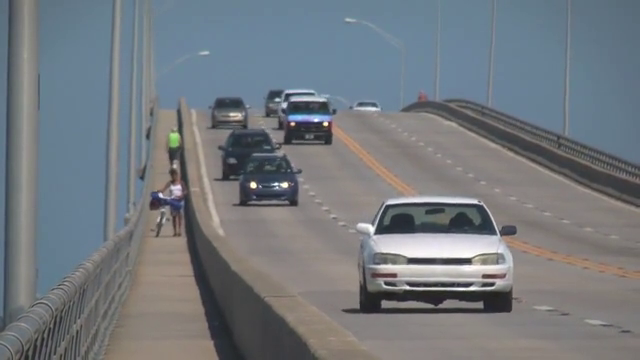
#> input picture frame 91 of Easy.mp4, 640 x 360 px
$ python sdalla_wrapper.py
#> lines starting #> are read from the running program, lines starting #| are printed output that depends on the picture
'''
  File name: mlisle_wrapper.py
  Author: Matt
  Date created: 11/4/2018
'''

import cv2
import numpy as np
import matplotlib.pyplot as plt
from PIL import Image
from helpers import rgb2gray
from helpers import generate_output_frame
from getFeatures import getFeatures
from estimateAllTranslation import estimateAllTranslation
from applyGeometricTransformation import applyGeometricTransformation

imgs = np.array([])
cap = cv2.VideoCapture("Easy.mp4")
ret, img1 = cap.read()
#> img1 is the input picture: shape (360, 640, 3); mean B, G, R 126.6, 121.2, 115.7
img1 = img1[...,::-1]
h, w, d = img1.shape
#> h = 360; w = 640; d = 3

# For now, manually draw the bounding box and forget about cv2.boundingRect()
box1 = np.array([287, 187, 397, 187, 397, 264, 287, 264]).reshape(4, 2)
box2 = np.array([223, 123, 277, 123, 277, 168, 223, 168]).reshape(4, 2)
bbox = np.array([box1, box2])
# bbox = np.array([box1])
orig_box = np.copy(bbox)
centers = np.zeros((len(bbox), 2))
trajectory_indexer = np.zeros((h, w), dtype=bool)
'''
f = 0
frame = generate_output_frame(np.copy(img1), bbox, np.copy(trajectory_indexer))
frame = Image.fromarray(frame)
frame.save("easy_frame%d.jpg" % f)
'''

# Get the features from inside the bounding box, but use opencv
botx = min(box1[:,0])
topx = max(box1[:,0])
boty = min(box1[:,1])
topy = max(box1[:,1])
gray = cv2.cvtColor(img1[botx:topx,boty:topy], cv2.COLOR_BGR2GRAY)
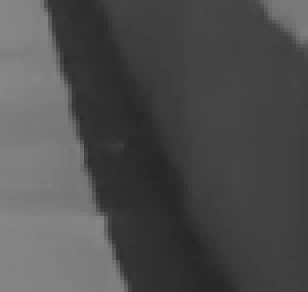
#> gray: shape (73, 77) (shown 4 times larger); min 39, max 134, mean 77.6
pts = cv2.goodFeaturesToTrack(gray, 25,0.1,5)
#> pts = [[25, 54], [75, 10], [11, 1], [21, 41], [31, 71], [20, 36], [67, 4], [29, 64], [17, 22]]

print(pts.shape)
#| (9, 1, 2)

x = pts[:,:,0]
#> x = [25, 75, 11, 21, 31, 20, 67, 29, 17]
y = pts[:,:,1]
#> y = [54, 10, 1, 41, 71, 36, 4, 64, 22]
print(x)
#| [[25.]
#|  [75.]
#|  [11.]
#|  [21.]
#|  [31.]
#|  [20.]
#|  [67.]
#|  [29.]
#|  [17.]]
print(y)
#| [[54.]
#|  [10.]
#|  [ 1.]
#|  [41.]
#|  [71.]
#|  [36.]
#|  [ 4.]
#|  [64.]
#|  [22.]]
# For debugging: Show the bounding box and the features inside
fig, (left, right) = plt.subplots(1, 2)
left.imshow(img1)
for box in bbox:
	for i in range(3):
		left.plot(box[i: i+2, 0], box[i: i+2, 1], color="red")
	left.plot([box[0, 0], box[3, 0]], [box[0, 1], box[3, 1]], color="red")
for i in range(len(x)):
	left.scatter(x[i]+botx, y[i]+boty, color="blue")
#> this loop made 9 passes
plt.show()
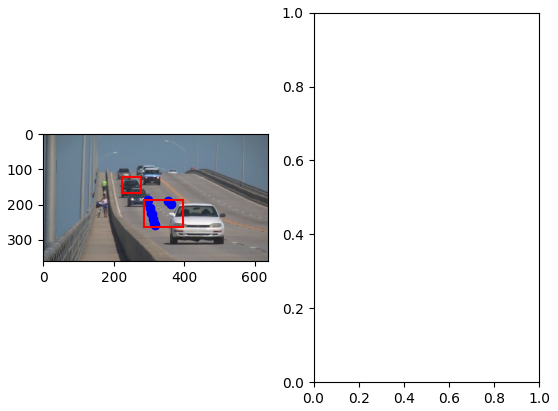
#> figure drawn by matplotlib, 1 panel
'''
a = 0
while f < 99:
	f += 1
	a += 1
	if not f % 10:
		a = 1
		for i in range(len(bbox)):
			xmin = np.sort(bbox[i, :, 0])[0]
			xmax = np.sort(bbox[i, :, 0])[3]
			ymin = np.sort(bbox[i, :, 1])[0]
			ymax = np.sort(bbox[i, :, 1])[3]
			bbox[i, ...] = np.array([xmin, ymin, xmax, ymin, xmax, ymax, xmin, ymax]).reshape(4,2)
			orig_box = np.copy(bbox)
		x, y = getFeatures(rgb2gray(img1), bbox)
		newXs = np.copy(x)
		newYs = np.copy(y)

	thresh = .2 + .02 * a

	ret, img2 = cap.read()
	img2 = img2[...,::-1]

	iterations = 1

	# Get the new feature locations in the next frame
	updatex, updatey = estimateAllTranslation(newXs, newYs, np.copy(img1), np.copy(img2))

	for k in range(len(bbox)):
		centers[k] = np.array([np.mean(bbox[k, :, 0]), np.mean(bbox[k, :, 1])]).astype(int)

	# Warp the image for the next iteration
	newXs, newYs, bbox, warped = applyGeometricTransformation(np.copy(x), np.copy(y), updatex, updatey, np.copy(orig_box), np.copy(img1), np.copy(img2), 0.4)

	for k in range(len(bbox)):
		xcen = int(np.mean(bbox[k, :, 0]))
		ycen = int(np.mean(bbox[k, :, 1]))
		num = int(max([abs(xcen - centers[k, 0]), abs(ycen - centers[k, 1])]))
		centerx = np.linspace(centers[k, 0], xcen + 1, num).astype(int)
		centery = np.linspace(centers[k, 1], ycen + 1, num).astype(int)
		if centerx.size > 0 and centery.size > 0:
			trajectory_indexer[centery, centerx] = True
			trajectory_indexer[centery + 1, centerx] = True
			trajectory_indexer[centery, centerx + 1] = True
			trajectory_indexer[centery + 1, centerx + 1] = True
		else:
			trajectory_indexer[ycen, xcen] = True
			trajectory_indexer[ycen + 1, xcen] = True
			trajectory_indexer[ycen, xcen + 1] = True
			trajectory_indexer[ycen + 1, xcen + 1] = True

	frame = generate_output_frame(np.copy(img2), bbox, np.copy(trajectory_indexer))
	frame = Image.fromarray(frame)
	frame.save("easy_frame%d.jpg" % f)

	img1 = np.copy(img2)

cap.release()

# [19 lines of commented-out code are left out]
'''

$ run again, starting later in the video
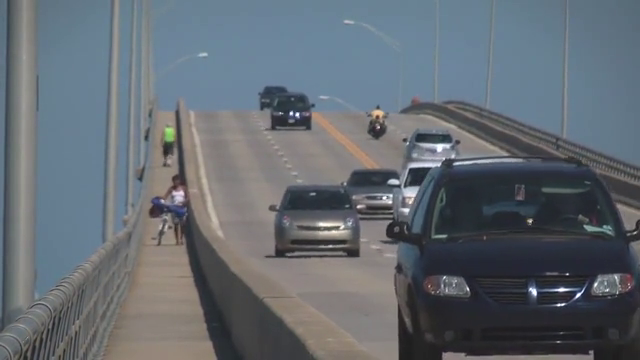
#> input picture frame 411 of Easy.mp4, 640 x 360 px
#> img1 is the input picture: shape (360, 640, 3); mean B, G, R 113.8, 106.6, 99.3
#> `gray = cv2.cvtColor(img1[botx:topx,boty:topy], cv2.COLOR_BGR2GRAY)`:
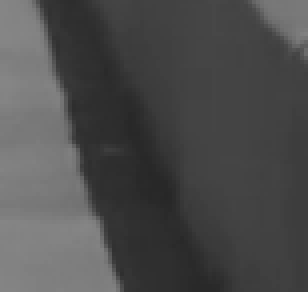
#> gray: shape (73, 77) (shown 4 times larger); min 39, max 133, mean 76.5
#> pts = [[74, 12], [24, 55], [18, 34], [20, 42], [29, 71], [16, 23], [26, 63], [13, 18], [30, 37]]
#| (9, 1, 2)
#> x = [74, 24, 18, 20, 29, 16, 26, 13, 30]
#> y = [12, 55, 34, 42, 71, 23, 63, 18, 37]
#| [[74.]
#|  [24.]
#|  [18.]
#|  [20.]
#|  [29.]
#|  [16.]
#> (further printed lines are left out)
#| [[12.]
#|  [55.]
#|  [34.]
#|  [42.]
#|  [71.]
#|  [23.]
#> (further printed lines are left out)
#> the loop `for i in range(len(x)):` made 9 passes
#> `plt.show()`:
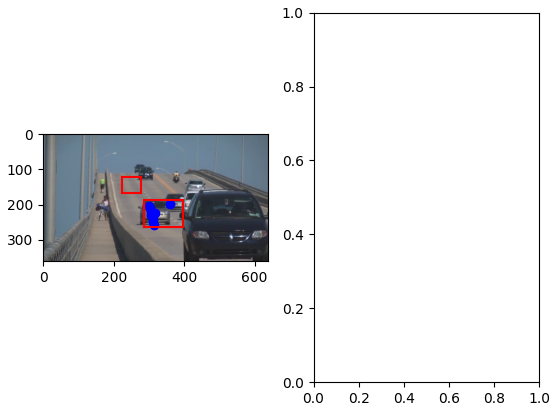
#> figure drawn by matplotlib, 1 panel

$ run again, starting later in the video
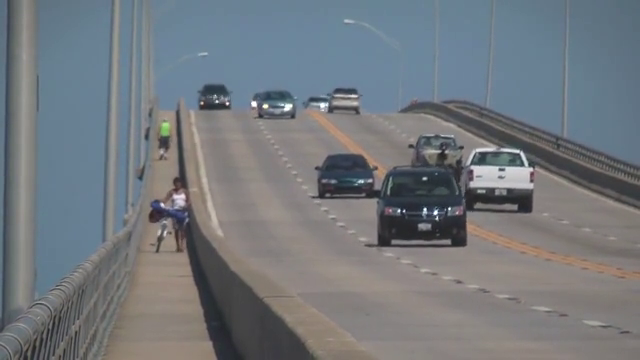
#> input picture frame 731 of Easy.mp4, 640 x 360 px
#> img1 is the input picture: shape (360, 640, 3); mean B, G, R 125.5, 120.3, 115.1
#> `gray = cv2.cvtColor(img1[botx:topx,boty:topy], cv2.COLOR_BGR2GRAY)`:
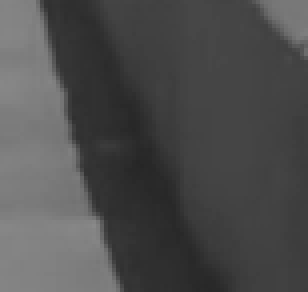
#> gray: shape (73, 77) (shown 4 times larger); min 38, max 137, mean 76.9
#> pts = [[24, 55], [18, 34], [19, 41], [16, 23], [74, 9], [29, 71], [10, 1]]
#| (7, 1, 2)
#> x = [24, 18, 19, 16, 74, 29, 10]
#> y = [55, 34, 41, 23, 9, 71, 1]
#| [[24.]
#|  [18.]
#|  [19.]
#|  [16.]
#|  [74.]
#|  [29.]
#> (further printed lines are left out)
#| [[55.]
#|  [34.]
#|  [41.]
#|  [23.]
#|  [ 9.]
#|  [71.]
#> (further printed lines are left out)
#> the loop `for i in range(len(x)):` made 7 passes
#> `plt.show()`:
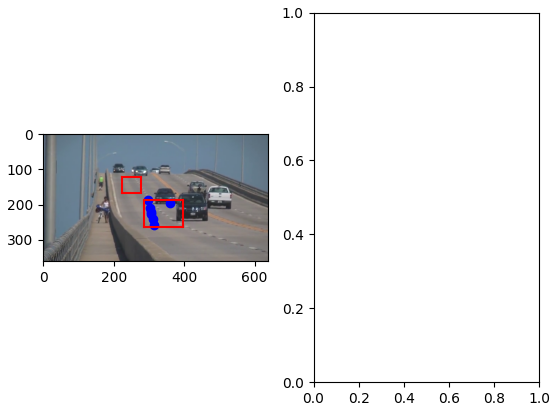
#> figure drawn by matplotlib, 1 panel
